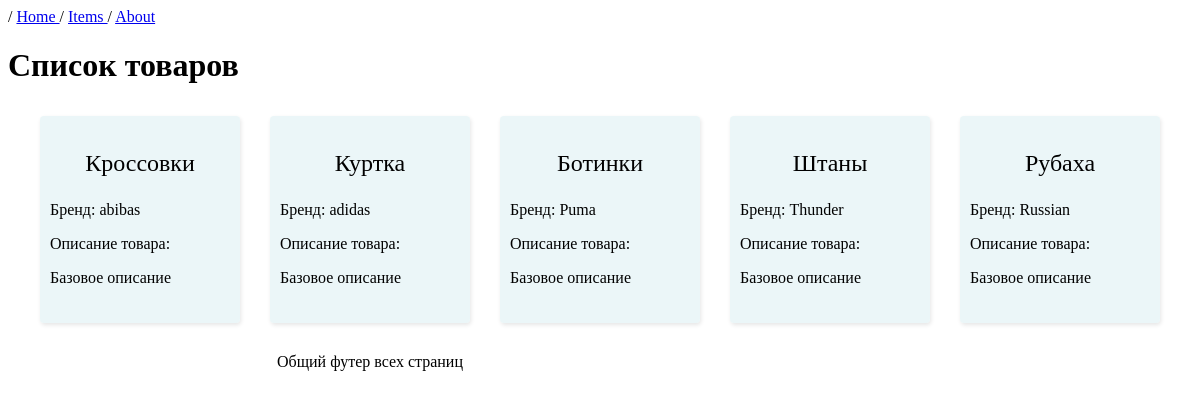
/items, run on an earlier commit of the app's database.
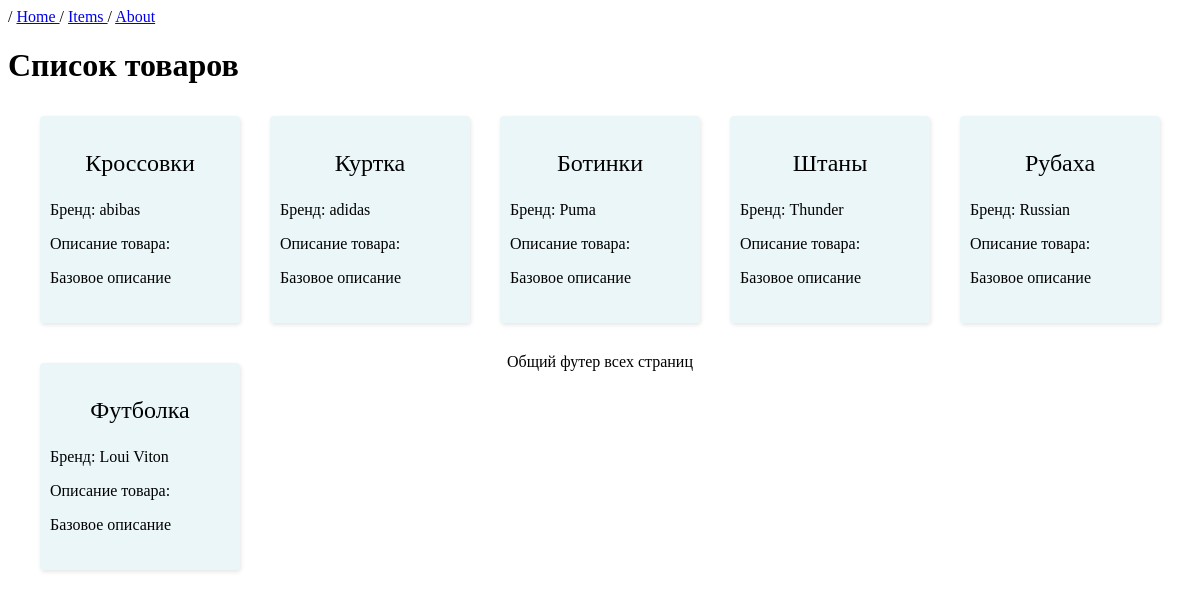
And on a later commit of the database.
### MainApp/models.py (models this page shows)
class Item(models.Model):
   name  = models.CharField(max_length=100)
   brand = models.CharField(max_length=100)
   count = models.PositiveIntegerField()
   description = models.TextField(max_length=370, default="Базовое описание")
   colors = models.ManyToManyField(to=Color)

### MainApp/views.py (the view)
# urls.py: path('items', views.goods, name='goods'),
def goods(request):
    context = {
        "items": Item.objects.all()
    }
    return render(request, "items.html", context)

### templates/items.html (shortened to what this page needs)
{% extends 'base.html' %}
{%load static %}
{% block content %}
{{block.super}}
{% block style %}
    {{ block.super }}
    <link rel="stylesheet" href="../static/css/style.css">
 {% endblock %}
<h1>Список товаров</h1>
<div class="items">
        {% for item in items %}
        <div class="item">
            <a href="/item/{{ item.id }}">
                <p class="item_name">{{ item.name }} </p>
                <p>Бренд: {{ item.brand }} </p>
                <p>Описание товара:</p>
                <p>{{ item.description }}</p>
            </a>
        </div>
        {% endfor %}
{% endblock %}

### templates/base.html (shortened to what this page needs)
<!DOCTYPE html>
<html lang="en">
{% load static %}
<head>
    {% block style %}
        <link rel="stylesheet" href="{% static "css/style.css" %}">
    {% endblock %}
</head>
<body>
{% block content %}
{% include "header.html" %}
{% endblock %}
<footer>
    Общий футер всех страниц
</footer>
</body>
</html>

### templates/header.html
<header>
    / <a href="{% url "home" %}"> Home </a> / <a href="{% url "goods" %}"> Items </a> / <a href="{% url "dosie" %}"> About </a>
</header>

### static/css/style.css (style rules this page uses)
* { box-sizing: border-box; }
.item { width:150pt; height: 100%; margin: 10px; box-shadow: 1px 2px 4px rgba(0, 0, 0, 0.1); border-radius: 4px; padding-top:10px; background: rgba(223, 241, 244, 0.625); }
.item p { padding-left: 10px; padding-right: 10px; }
.item_name { font-size: 1.5em; text-align:center; }
.item a { text-decoration: none; color: black; text-align: justify; }
.items { width: 100%; display: grid; grid-template-columns: repeat(auto-fill, 200px); max-width: 1200px; justify-content: center; justify-items: center; column-gap: 30px; row-gap: 40px; margin: 0 auto; }

What changed in the data, as far as the page shows it:
added Item: name "Футболка", brand "Loui Viton", description "Базовое описание"
